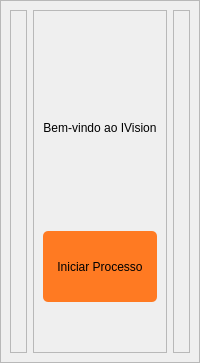
      <widget class="QWidget" name="pgInicial">
       <layout class="QVBoxLayout" name="verticalLayout_2">
        <property name="spacing">
         <number>0</number>
        </property>
        <property name="leftMargin">
         <number>0</number>
        </property>
        <property name="topMargin">
         <number>0</number>
        </property>
        <property name="rightMargin">
         <number>0</number>
        </property>
        <property name="bottomMargin">
         <number>0</number>
        </property>
        <item>
         <widget class="QFrame" name="frmPgInicial">
          <property name="frameShape">
           <enum>QFrame::StyledPanel</enum>
          </property>
          <property name="frameShadow">
           <enum>QFrame::Raised</enum>
          </property>
          <layout class="QHBoxLayout" name="horizontalLayout_2">
           <item>
            <widget class="QFrame" name="frmAuxPgInicialEsq">
             <property name="frameShape">
              <enum>QFrame::StyledPanel</enum>
             </property>
             <property name="frameShadow">
              <enum>QFrame::Raised</enum>
             </property>
            </widget>
           </item>
           <item>
            <widget class="QFrame" name="frmIconeTitulo">
             <property name="maximumSize">
              <size>
               <width>256</width>
               <height>16777215</height>
              </size>
             </property>
             <property name="frameShape">
              <enum>QFrame::StyledPanel</enum>
             </property>
             <property name="frameShadow">
              <enum>QFrame::Raised</enum>
             </property>
             <layout class="QVBoxLayout" name="verticalLayout_6">
              <property name="topMargin">
               <number>50</number>
              </property>
              <property name="bottomMargin">
               <number>50</number>
              </property>
              <item>
               <widget class="QPushButton" name="btnIcone">
                <property name="styleSheet">
                 <string notr="true">border: none;</string>
                </property>
                <property name="text">
                 <string/>
                </property>
                <property name="icon">
                 <iconset>
                  <normaloff>../../../icone.png</normaloff>../../../icone.png</iconset>
                </property>
                <property name="iconSize">
                 <size>
                  <width>150</width>
                  <height>150</height>
                 </size>
                </property>
               </widget>
              </item>
              <item>
               <spacer name="verticalSpacer">
                <property name="orientation">
                 <enum>Qt::Vertical</enum>
                </property>
                <property name="sizeHint" stdset="0">
                 <size>
                  <width>20</width>
                  <height>40</height>
                 </size>
                </property>
               </spacer>
              </item>
              <item>
               <widget class="QLabel" name="lblBemVindo">
                <property name="text">
                 <string>Bem-vindo ao IVision</string>
                </property>
                <property name="alignment">
                 <set>Qt::AlignCenter</set>
                </property>
               </widget>
              </item>
              <item>
               <spacer name="verticalSpacer_3">
                <property name="orientation">
                 <enum>Qt::Vertical</enum>
                </property>
                <property name="sizeType">
                 <enum>QSizePolicy::Fixed</enum>
                </property>
                <property name="sizeHint" stdset="0">
                 <size>
                  <width>20</width>
                  <height>30</height>
                 </size>
                </property>
               </spacer>
              </item>
              <item>
               <widget class="QLabel" name="lblSlogan">
                <property name="text">
                 <string>&lt;slogan&gt;</string>
                </property>
                <property name="alignment">
                 <set>Qt::AlignCenter</set>
                </property>
               </widget>
              </item>
              <item>
               <spacer name="verticalSpacer_2">
                <property name="orientation">
                 <enum>Qt::Vertical</enum>
                </property>
                <property name="sizeHint" stdset="0">
                 <size>
                  <width>20</width>
                  <height>40</height>
                 </size>
                </property>
               </spacer>
              </item>
              <item>
               <widget class="QPushButton" name="btnIniciar">
                <property name="minimumSize">
                 <size>
                  <width>0</width>
                  <height>71</height>
                 </size>
                </property>
                <property name="styleSheet">
                 <string notr="true">QPushButton{	
	background-color: #ff7a22;
	border: 2px;
	border-radius: 5px;
}

QPushButton::hover{
	background-color: #ffbd4b;
}

QPushButton::focus{
	background-color: #ff8913;
}</string>
                </property>
                <property name="text">
                 <string>Iniciar Processo</string>
                </property>
               </widget>
              </item>
             </layout>
            </widget>
           </item>
           <item>
            <widget class="QFrame" name="frmAuxPgInicialDir">
             <property name="frameShape">
              <enum>QFrame::StyledPanel</enum>
             </property>
             <property name="frameShadow">
              <enum>QFrame::Raised</enum>
             </property>
            </widget>
           </item>
          </layout>
         </widget>
        </item>
       </layout>
      </widget>
